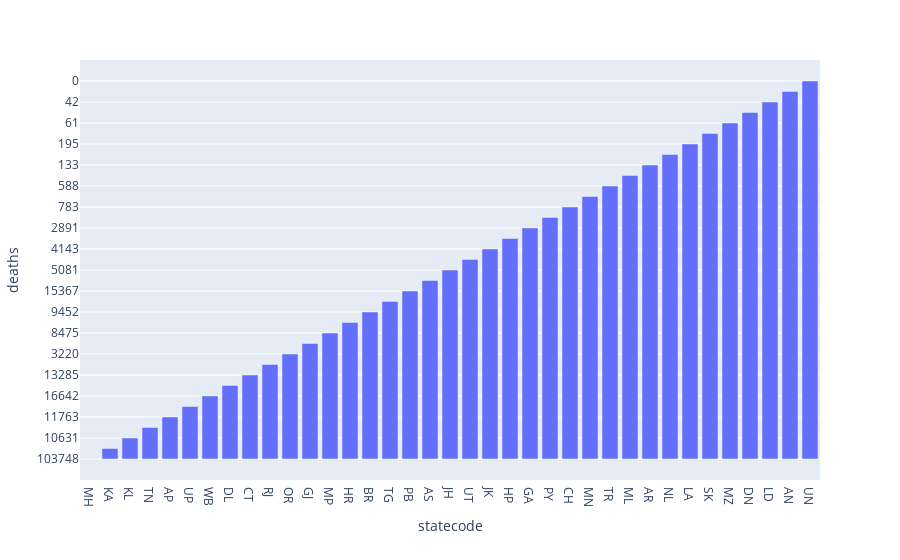

Notebook code cell kept with this figure:
### Code cell
px.bar(df,x='statecode',y='deaths')

### Figure 1 — Plotly figure (JSON) as saved in the notebook; plotly's stock layout.template omitted (floating-point values rounded to 4 significant figures)
{"data": [{"alignmentgroup": "True", "hovertemplate": "statecode=%{x}<br>deaths=%{y}<extra></extra>", "legendgroup": "", "marker": {"color": "#636efa"}, "name": "", "offsetgroup": "", "orientation": "v", "showlegend": false, "textposition": "auto", "type": "bar", "x": ["MH", "KA", "KL", "TN", "AP", "UP", "WB", "DL", "CT", "RJ", "OR", "GJ", "MP", "HR", "BR", "TG", "PB", "AS", "JH", "UT", "JK", "HP", "GA", "PY", "CH", "MN", "TR", "ML", "AR", "NL", "LA", "SK", "MZ", "DN", "LD", "AN", "UN"], "xaxis": "x", "y": ["103748", "32485", "10631", "28528", "11763", "21597", "16642", "24748", "13285", "8772", "3220", "9965", "8475", "8861", "9452", "3440", "15367", "3844", "5081", "6878", "4143", "3344", "2891", "1657", "783", "925", "588", "704", "133", "441", "195", "279", "61", "4", "42", "125", "0"], "yaxis": "y"}], "layout": {"barmode": "relative", "legend": {"tracegroupgap": 0}, "margin": {"t": 60}, "xaxis": {"anchor": "y", "domain": [0, 1], "title": {"text": "statecode"}}, "yaxis": {"anchor": "x", "domain": [0, 1], "title": {"text": "deaths"}}}}
